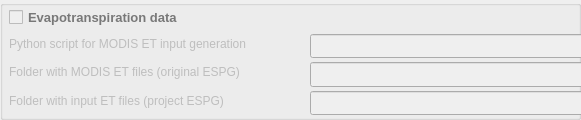
          <widget class="QGroupBox" name="groupBox_ETdata1">
           <property name="enabled">
            <bool>false</bool>
           </property>
           <property name="geometry">
            <rect>
             <x>10</x>
             <y>20</y>
             <width>581</width>
             <height>120</height>
            </rect>
           </property>
           <property name="font">
            <font>
             <pointsize>9</pointsize>
             <bold>true</bold>
            </font>
           </property>
           <widget class="QLineEdit" name="lineEdit_ETpy">
            <property name="geometry">
             <rect>
              <x>310</x>
              <y>34</y>
              <width>886</width>
              <height>24</height>
             </rect>
            </property>
            <property name="font">
             <font>
              <pointsize>9</pointsize>
              <bold>false</bold>
             </font>
            </property>
           </widget>
           <widget class="QLabel" name="label_33">
            <property name="geometry">
             <rect>
              <x>9</x>
              <y>91</y>
              <width>262</width>
              <height>20</height>
             </rect>
            </property>
            <property name="font">
             <font>
              <pointsize>9</pointsize>
              <bold>false</bold>
             </font>
            </property>
            <property name="text">
             <string>Folder with input ET files (project ESPG)</string>
            </property>
           </widget>
           <widget class="QToolButton" name="toolButton_ETin">
            <property name="geometry">
             <rect>
              <x>1204</x>
              <y>62</y>
              <width>27</width>
              <height>25</height>
             </rect>
            </property>
            <property name="font">
             <font>
              <pointsize>9</pointsize>
              <bold>false</bold>
             </font>
            </property>
            <property name="text">
             <string>...</string>
            </property>
            <property name="icon">
             <iconset resource="resources/lisemdbase.qrc">
              <normaloff>:/2X/Folder-icon.png</normaloff>:/2X/Folder-icon.png</iconset>
            </property>
           </widget>
           <widget class="QLabel" name="label_27">
            <property name="geometry">
             <rect>
              <x>9</x>
              <y>34</y>
              <width>293</width>
              <height>20</height>
             </rect>
            </property>
            <property name="font">
             <font>
              <pointsize>9</pointsize>
              <bold>false</bold>
             </font>
            </property>
            <property name="text">
             <string>Python script for MODIS ET input generation</string>
            </property>
           </widget>
           <widget class="QToolButton" name="toolButton_ETpy">
            <property name="geometry">
             <rect>
              <x>1204</x>
              <y>34</y>
              <width>27</width>
              <height>24</height>
             </rect>
            </property>
            <property name="font">
             <font>
              <pointsize>9</pointsize>
              <bold>false</bold>
             </font>
            </property>
            <property name="text">
             <string>...</string>
            </property>
            <property name="icon">
             <iconset resource="resources/lisemdbase.qrc">
              <normaloff>:/2X/Folder-Open-icon2.png</normaloff>:/2X/Folder-Open-icon2.png</iconset>
            </property>
           </widget>
           <widget class="QLineEdit" name="lineEdit_EToutDit">
            <property name="geometry">
             <rect>
              <x>310</x>
              <y>91</y>
              <width>886</width>
              <height>24</height>
             </rect>
            </property>
           </widget>
           <widget class="QLineEdit" name="lineEdit_MODISdir">
            <property name="geometry">
             <rect>
              <x>310</x>
              <y>62</y>
              <width>886</width>
              <height>25</height>
             </rect>
            </property>
            <property name="font">
             <font>
              <pointsize>9</pointsize>
              <bold>false</bold>
             </font>
            </property>
           </widget>
           <widget class="QLabel" name="label_25">
            <property name="geometry">
             <rect>
              <x>9</x>
              <y>62</y>
              <width>279</width>
              <height>20</height>
             </rect>
            </property>
            <property name="font">
             <font>
              <pointsize>9</pointsize>
              <bold>false</bold>
             </font>
            </property>
            <property name="text">
             <string>Folder with MODIS ET files (original ESPG)</string>
            </property>
           </widget>
           <widget class="QToolButton" name="toolButton_ETout">
            <property name="geometry">
             <rect>
              <x>1204</x>
              <y>91</y>
              <width>27</width>
              <height>24</height>
             </rect>
            </property>
            <property name="font">
             <font>
              <pointsize>9</pointsize>
              <bold>false</bold>
             </font>
            </property>
            <property name="text">
             <string>...</string>
            </property>
            <property name="icon">
             <iconset resource="resources/lisemdbase.qrc">
              <normaloff>:/2X/Folder-icon.png</normaloff>:/2X/Folder-icon.png</iconset>
            </property>
           </widget>
           <widget class="QCheckBox" name="checkBox_createET">
            <property name="enabled">
             <bool>false</bool>
            </property>
            <property name="geometry">
             <rect>
              <x>9</x>
              <y>5</y>
              <width>293</width>
              <height>25</height>
             </rect>
            </property>
            <property name="palette">
             <palette>
              <active>
               <colorrole role="WindowText">
                <brush brushstyle="SolidPattern">
                 <color alpha="255">
                  <red>0</red>
                  <green>116</green>
                  <blue>170</blue>
                 </color>
                </brush>
               </colorrole>
              </active>
              <inactive>
               <colorrole role="WindowText">
                <brush brushstyle="SolidPattern">
                 <color alpha="255">
                  <red>0</red>
                  <green>116</green>
                  <blue>170</blue>
                 </color>
                </brush>
               </colorrole>
              </inactive>
              <disabled>
               <colorrole role="WindowText">
                <brush brushstyle="SolidPattern">
                 <color alpha="255">
                  <red>120</red>
                  <green>120</green>
                  <blue>120</blue>
                 </color>
                </brush>
               </colorrole>
              </disabled>
             </palette>
            </property>
            <property name="font">
             <font>
              <pointsize>10</pointsize>
              <bold>true</bold>
             </font>
            </property>
            <property name="text">
             <string>Evapotranspiration data</string>
            </property>
           </widget>
          </widget>
